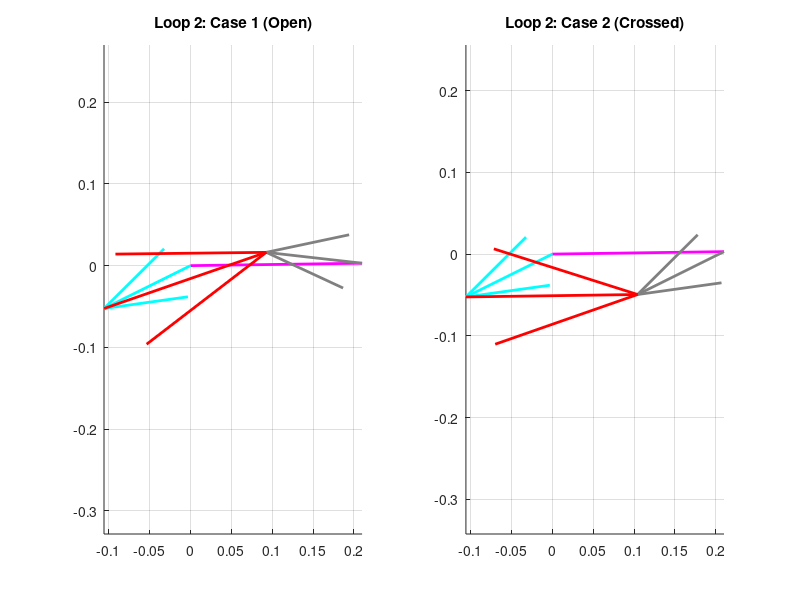

Reproduce this figure in MATLAB.
clear all
close all
clc

% ==========================================
% 1. PARAMETERS & INPUT
% ==========================================
L1 = 0.210; % Ground (Pink)
L2 = 0.118; % Crank (Cyan) - Input Link
L3 = 0.210; % Coupler (Red)
L4 = 0.118; % Rocker (Grey)

d = L1;
a = L2;
b = L3;
c = L4;

offset_deg = 0.81;
offset = deg2rad(offset_deg);

% Input from Previous Loop
theta_cyan_prev = 386.3814; 

% Rotate 180 degrees (Connected Link)
theta2_global = theta_cyan_prev + 180;

% Convert to Local Frame for Calculation
q_in = deg2rad(theta2_global) - offset; 

% ==========================================
% 2. CALCULATION (Standard Method)
% ==========================================
% Input: q_in (Theta 2 / Cyan)
% Output: Theta 4 (Grey) and Theta 3 (Red)

% Standard K Constants
K1 = d/a;
K2 = d/c;
K3 = (a^2 - b^2 + c^2 + d^2)/(2*a*c);
K4 = d/b;
K5 = (c^2 - d^2 - a^2 - b^2)/(2*a*b);

% Coefficients for Theta 4 (Grey)
A = cos(q_in) - K1 - K2*cos(q_in) + K3;
B = -2*sin(q_in);
C = K1 - (K2+1)*cos(q_in) + K3;

% Coefficients for Theta 3 (Red)
D_val = cos(q_in) - K1 + K4*cos(q_in) + K5;
E_val = -2*sin(q_in);
F_val = K1 + (K4-1)*cos(q_in) + K5;

% Roots
det_AC = sqrt(B^2 - 4*A*C);
det_DF = sqrt(E_val^2 - 4*D_val*F_val);

% --- CASE 1: OPEN ---
% Note: In Standard Method, (-B - sqrt) usually gives Open config
q4_loc_1 = 2*atan2((-B - det_AC), (2*A));
q3_loc_1 = 2*atan2((-E_val - det_DF), (2*D_val));

% --- CASE 2: CROSSED ---
q4_loc_2 = 2*atan2((-B + det_AC), (2*A));
q3_loc_2 = 2*atan2((-E_val + det_DF), (2*D_val));

% ==========================================
% 3. TRANSFORM BACK & DISPLAY
% ==========================================
% Add Offset back to get Global Angles
T4_Open = q4_loc_1 + offset;
T3_Open = q3_loc_1 + offset;

T4_Cross = q4_loc_2 + offset;
T3_Cross = q3_loc_2 + offset;

disp('======================================');
disp(['LOOP 2 RESULTS (Input Cyan = ' num2str(theta_cyan_prev) ' + 180)']);
disp('======================================');
disp('--- CASE 1 (OPEN) ---');
disp(['  Grey (Theta 4): ', num2str(rad2deg(T4_Open))]);
disp(['  Red  (Theta 3): ', num2str(rad2deg(T3_Open))]);
disp(' ');
disp('--- CASE 2 (CROSSED) ---');
disp(['  Grey (Theta 4): ', num2str(rad2deg(T4_Cross))]);
disp(['  Red  (Theta 3): ', num2str(rad2deg(T3_Cross))]);

% ==========================================
% 4. PLOTTING
% ==========================================
Rot = exp(1j * offset);
R1 = d * exp(1j * offset); % Ground

% Input Vector (Cyan - Link 2)
R2_Vec = a * exp(1j * (deg2rad(theta2_global))); % Global directly

% --- Case 1 Vectors ---
R4_Op = c * exp(1j * T4_Open); % Grey (from O4)
R3_Op = (R1 + R4_Op) - R2_Vec; % Red (from A to B)

% --- Case 2 Vectors ---
R4_Cr = c * exp(1j * T4_Cross);
R3_Cr = (R1 + R4_Cr) - R2_Vec;

figure(2); clf;

% Subplot 1: Open
subplot(1,2,1); hold on; grid on; axis equal;
title('Loop 2: Case 1 (Open)');
plot([0 real(R1)], [0 imag(R1)], 'm-', 'LineWidth', 2); % Ground
quiver(0, 0, real(R2_Vec), imag(R2_Vec), 0, 'c', 'LineWidth', 2, 'MaxHeadSize',0.5); % Cyan (Input)
quiver(real(R1), imag(R1), real(R4_Op), imag(R4_Op), 0, 'Color', [0.5 0.5 0.5], 'LineWidth', 2, 'MaxHeadSize',0.5); % Grey
quiver(real(R2_Vec), imag(R2_Vec), real(R3_Op), imag(R3_Op), 0, 'r', 'LineWidth', 2, 'MaxHeadSize',0.5); % Red

% Subplot 2: Crossed
subplot(1,2,2); hold on; grid on; axis equal;
title('Loop 2: Case 2 (Crossed)');
plot([0 real(R1)], [0 imag(R1)], 'm-', 'LineWidth', 2); % Ground
quiver(0, 0, real(R2_Vec), imag(R2_Vec), 0, 'c', 'LineWidth', 2, 'MaxHeadSize',0.5); % Cyan (Input)
quiver(real(R1), imag(R1), real(R4_Cr), imag(R4_Cr), 0, 'Color', [0.5 0.5 0.5], 'LineWidth', 2, 'MaxHeadSize',0.5); % Grey
quiver(real(R2_Vec), imag(R2_Vec), real(R3_Cr), imag(R3_Cr), 0, 'r', 'LineWidth', 2, 'MaxHeadSize',0.5); % Red
